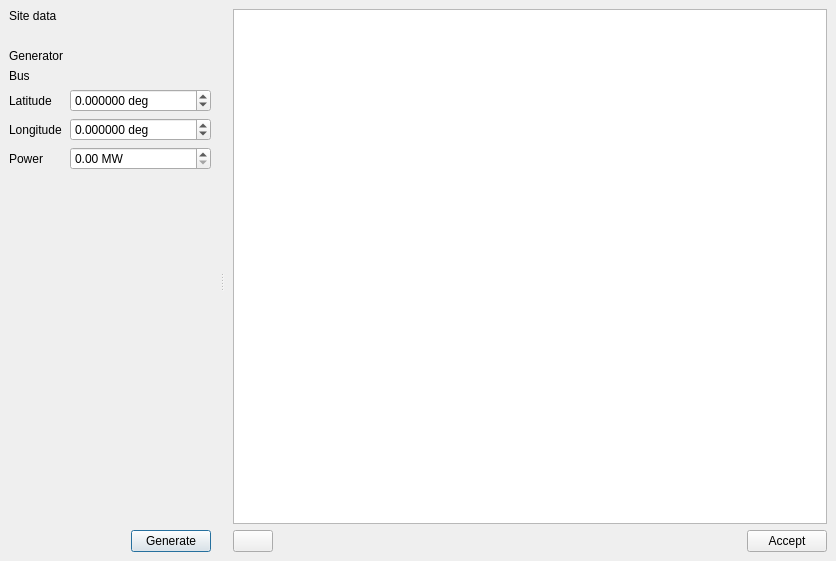
<?xml version="1.0" encoding="UTF-8"?>
<ui version="4.0">
 <class>MainWindow</class>
 <widget class="QDialog" name="MainWindow">
  <property name="geometry">
   <rect>
    <x>0</x>
    <y>0</y>
    <width>836</width>
    <height>561</height>
   </rect>
  </property>
  <property name="windowTitle">
   <string>Solar power wizard</string>
  </property>
  <property name="windowIcon">
   <iconset resource="icons.qrc">
    <normaloff>:/Icons/icons/solar_power.png</normaloff>:/Icons/icons/solar_power.png</iconset>
  </property>
  <layout class="QVBoxLayout" name="verticalLayout">
   <property name="leftMargin">
    <number>0</number>
   </property>
   <property name="topMargin">
    <number>0</number>
   </property>
   <property name="rightMargin">
    <number>0</number>
   </property>
   <property name="bottomMargin">
    <number>0</number>
   </property>
   <item>
    <widget class="QSplitter" name="splitter">
     <property name="orientation">
      <enum>Qt::Horizontal</enum>
     </property>
     <widget class="QFrame" name="frame">
      <property name="frameShape">
       <enum>QFrame::NoFrame</enum>
      </property>
      <property name="frameShadow">
       <enum>QFrame::Raised</enum>
      </property>
      <layout class="QGridLayout" name="gridLayout_2">
       <item row="2" column="0" colspan="2">
        <widget class="QLabel" name="label_3">
         <property name="text">
          <string>Site data</string>
         </property>
        </widget>
       </item>
       <item row="3" column="0">
        <widget class="QLabel" name="label_2">
         <property name="text">
          <string/>
         </property>
        </widget>
       </item>
       <item row="7" column="0">
        <widget class="QLabel" name="label_5">
         <property name="text">
          <string>Longitude</string>
         </property>
        </widget>
       </item>
       <item row="6" column="1" colspan="2">
        <widget class="QDoubleSpinBox" name="latitudeSpinBox">
         <property name="suffix">
          <string> deg</string>
         </property>
         <property name="decimals">
          <number>6</number>
         </property>
         <property name="minimum">
          <double>-90.000000000000000</double>
         </property>
         <property name="maximum">
          <double>90.000000000000000</double>
         </property>
        </widget>
       </item>
       <item row="9" column="0">
        <spacer name="verticalSpacer">
         <property name="orientation">
          <enum>Qt::Vertical</enum>
         </property>
         <property name="sizeHint" stdset="0">
          <size>
           <width>20</width>
           <height>40</height>
          </size>
         </property>
        </spacer>
       </item>
       <item row="7" column="1" colspan="2">
        <widget class="QDoubleSpinBox" name="longitudeSpinBox">
         <property name="suffix">
          <string> deg</string>
         </property>
         <property name="decimals">
          <number>6</number>
         </property>
         <property name="minimum">
          <double>-180.000000000000000</double>
         </property>
         <property name="maximum">
          <double>180.000000000000000</double>
         </property>
        </widget>
       </item>
       <item row="8" column="1" colspan="2">
        <widget class="QDoubleSpinBox" name="powerSpinBox">
         <property name="suffix">
          <string> MW</string>
         </property>
         <property name="minimum">
          <double>0.000001000000000</double>
         </property>
         <property name="maximum">
          <double>99999.000000000000000</double>
         </property>
        </widget>
       </item>
       <item row="6" column="0">
        <widget class="QLabel" name="label_4">
         <property name="text">
          <string>Latitude</string>
         </property>
        </widget>
       </item>
       <item row="8" column="0">
        <widget class="QLabel" name="label">
         <property name="text">
          <string>Power</string>
         </property>
        </widget>
       </item>
       <item row="5" column="0" colspan="3">
        <widget class="QLabel" name="label_bus">
         <property name="text">
          <string>Bus</string>
         </property>
        </widget>
       </item>
       <item row="4" column="0" colspan="3">
        <widget class="QLabel" name="label_gen">
         <property name="text">
          <string>Generator</string>
         </property>
        </widget>
       </item>
       <item row="10" column="2">
        <widget class="QPushButton" name="generateButton">
         <property name="text">
          <string>Generate</string>
         </property>
        </widget>
       </item>
      </layout>
     </widget>
     <widget class="QFrame" name="frame_4">
      <property name="frameShape">
       <enum>QFrame::NoFrame</enum>
      </property>
      <property name="frameShadow">
       <enum>QFrame::Raised</enum>
      </property>
      <layout class="QGridLayout" name="gridLayout">
       <item row="1" column="0" colspan="2">
        <widget class="QPushButton" name="plotButton">
         <property name="toolTip">
          <string>Plot data</string>
         </property>
         <property name="text">
          <string/>
         </property>
         <property name="icon">
          <iconset resource="icons.qrc">
           <normaloff>:/Icons/icons/plot.png</normaloff>:/Icons/icons/plot.png</iconset>
         </property>
        </widget>
       </item>
       <item row="1" column="2">
        <spacer name="horizontalSpacer_2">
         <property name="orientation">
          <enum>Qt::Horizontal</enum>
         </property>
         <property name="sizeHint" stdset="0">
          <size>
           <width>394</width>
           <height>20</height>
          </size>
         </property>
        </spacer>
       </item>
       <item row="1" column="3">
        <widget class="QPushButton" name="acceptButton">
         <property name="text">
          <string>Accept</string>
         </property>
        </widget>
       </item>
       <item row="0" column="0" colspan="4">
        <widget class="QTableView" name="resultsTableView"/>
       </item>
      </layout>
     </widget>
    </widget>
   </item>
  </layout>
  <action name="actionCopy_to_clipboard">
   <property name="icon">
    <iconset>
     <normaloff>:/Icons/icons/copy.png</normaloff>:/Icons/icons/copy.png</iconset>
   </property>
   <property name="text">
    <string>Copy to clipboard</string>
   </property>
  </action>
  <action name="actionSave">
   <property name="icon">
    <iconset>
     <normaloff>:/Icons/icons/import_profiles.png</normaloff>:/Icons/icons/import_profiles.png</iconset>
   </property>
   <property name="text">
    <string>Save</string>
   </property>
  </action>
 </widget>
 <resources>
  <include location="icons.qrc"/>
 </resources>
 <connections/>
</ui>
